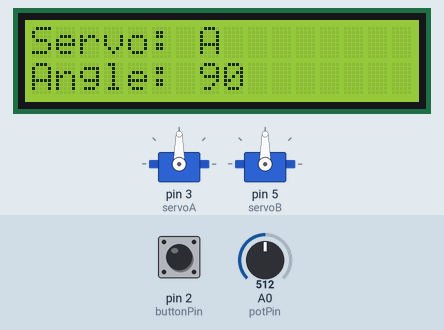
The sketch below on a simulated Arduino Uno, built with avr-gcc and run on an emulated ATmega328P. Shown: 2 × servo, 16×2 character LCD. Inputs (shaded band) come from the test bench; at power-on: pin 2 (buttonPin) HIGH, A0 (potPin) = 512.

Above: at 2.2 s.
2.3 s: pin 2 (buttonPin) pulled LOW for 0.15 s
At 3.8 s:
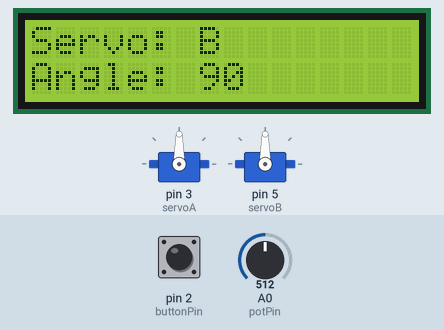
4.1 s: A0 (potPin) set to 716
At 5.2 s:
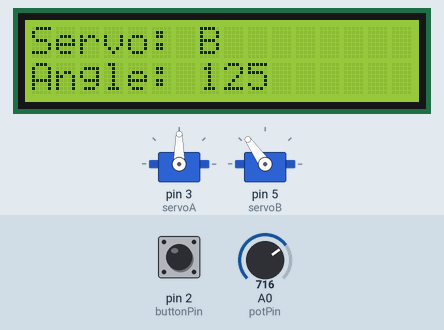
5.6 s: A0 (potPin) set to 900
At 6.3 s:
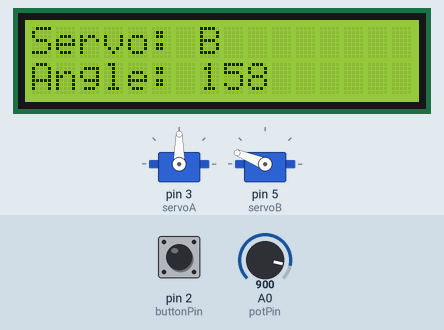
7.1 s: pin 2 (buttonPin) pulled LOW for 1 s
At 7.8 s:
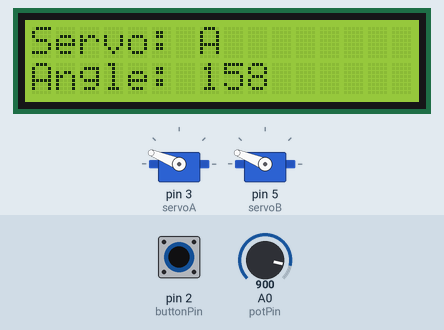
9.6 s: A0 (potPin) set to 1023
At 10.6 s:
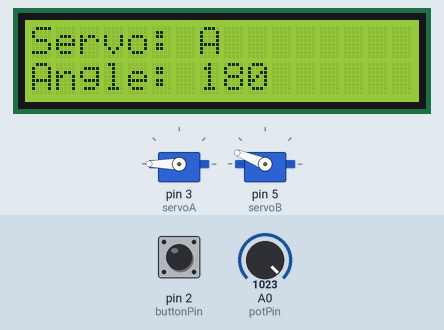
11.1 s: pin 2 (buttonPin) pulled LOW for 0.15 s
At 12.0 s:
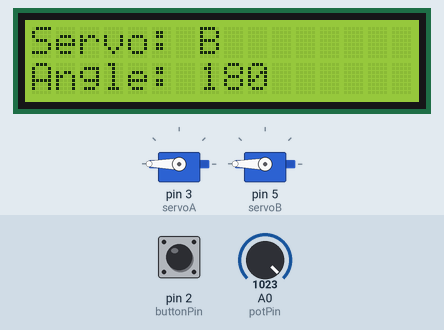
Timing chart, 0 to 13.9 s (numbered marks = the images above; inputs shaded):
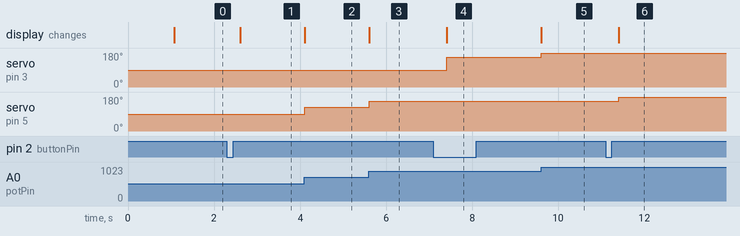

The sketch:

part_c_code.ino
```cpp
// PART-C: Arduino Code for Servo Switching
// Controls two servos using a pushbutton and potentiometer, displays status on LCD

#include <Servo.h>        // Library for controlling servos
#include <LiquidCrystal.h> // Library for the LCD

Servo servoA;  // Create object for Servo A
Servo servoB;  // Create object for Servo B

const int potPin = A0;     // Potentiometer connected to analog pin A0
const int buttonPin = 2;   // Pushbutton connected to digital pin 2

int activeServo = 0;       // 0 = Servo A active, 1 = Servo B active
int lastButtonState = HIGH; // Stores previous button state to detect new presses

// Initialize LCD with pins: RS=7, E=8, D4=9, D5=10, D6=11, D7=12
LiquidCrystal lcd(7, 8, 9, 10, 11, 12);

void setup() {
  servoA.attach(3);        // Attach Servo A to pin 3
  servoB.attach(5);        // Attach Servo B to pin 5

  pinMode(buttonPin, INPUT_PULLUP); // Set button pin as input with pull-up resistor
  lcd.begin(16, 2);        // Initialize LCD (16 characters, 2 rows)
  lcd.print("StepXplorer Ready"); // Show welcome message
  delay(1000);             // Wait 1 second
  lcd.clear();             // Clear the LCD
}

void loop() {
  // Read the button state (LOW when pressed, HIGH when not pressed)
  int buttonState = digitalRead(buttonPin);

  // Check for a new button press (LOW now, was HIGH before)
  if (buttonState == LOW && lastButtonState == HIGH) {
    activeServo = 1 - activeServo; // Toggle between Servo A (0) and Servo B (1)
    delay(300);                   // Debounce delay to avoid multiple triggers
  }
  lastButtonState = buttonState;  // Update last button state

  // Read potentiometer value (0-1023) and map to servo angle (0-180)
  int potValue = analogRead(potPin);
  int angle = map(potValue, 0, 1023, 0, 180);

  // Move the active servo to the calculated angle
  if (activeServo == 0) {
    servoA.write(angle);  // Move Servo A
  } else {
    servoB.write(angle);  // Move Servo B
  }

  // Update LCD display
  lcd.setCursor(0, 0);      // Move to top row, first column
  lcd.print("Servo: ");
  lcd.print(activeServo == 0 ? "A " : "B "); // Show active servo (A or B)

  lcd.setCursor(0, 1);      // Move to bottom row, first column
  lcd.print("Angle: ");
  lcd.print(angle);         // Show the angle
  lcd.print("   ");         // Clear leftover digits for clean display
}
```

Measured:
- after the input at 2.3 s, the display: changes after 0.30 s (image 1)
- after the input at 4.1 s, servo on pin 5 (servoB): 90° → 125° at once; the display: changes at once (image 2)
- after the input at 5.6 s, servo on pin 5 (servoB): 125° → 158° at once; the display: changes at once (image 3)
- after the input at 7.1 s, servo on pin 3 (servoA): 90° → 158° after 0.31 s; the display: changes after 0.31 s (image 4)
- after the input at 9.6 s, servo on pin 3 (servoA): 158° → 180° at once; the display: changes at once (image 5)
- after the input at 11.1 s, servo on pin 5 (servoB): 158° → 180° after 0.31 s; the display: changes after 0.31 s (image 6)
